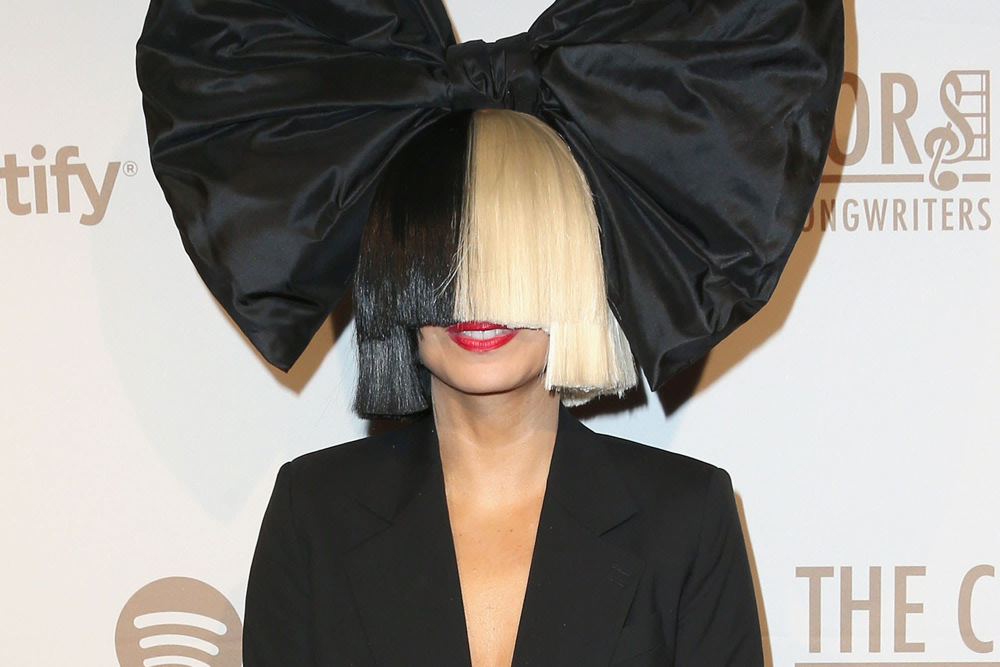
#> input picture assets/sia.jpg, 2000 x 1333 px (shown at 1/2 size)
$ python generate_splash_icon.py
#> lines starting #> are read from the running program, lines starting #| are printed output that depends on the picture
#!/usr/bin/env python3
"""
generate_splash_icon.py
------------------------
Processes assets/sia.jpg into all required splash and app icon sizes.
Crops from 18% down to avoid showing the face at the top.

Usage:
    python3 scripts/generate_splash_icon.py
"""

from PIL import Image
import os

SRC = os.path.join(os.path.dirname(__file__), "..", "assets", "sia.jpg")
ICON_DIR = os.path.join(os.path.dirname(__file__), "..", "assets", "icon")
ASSETS_DIR = os.path.join(os.path.dirname(__file__), "..", "assets")


def process():
    img = Image.open(SRC).convert("RGBA")
    w, h = img.size
#> w = 2000; h = 1333
    print(f"Original: {w}x{h}")
#| Original: 2000x1333

    # Crop top 18% to hide face, keep wig/body
    top = int(h * 0.18)
#> top = 239
    crop = img.crop((0, top, w, h))
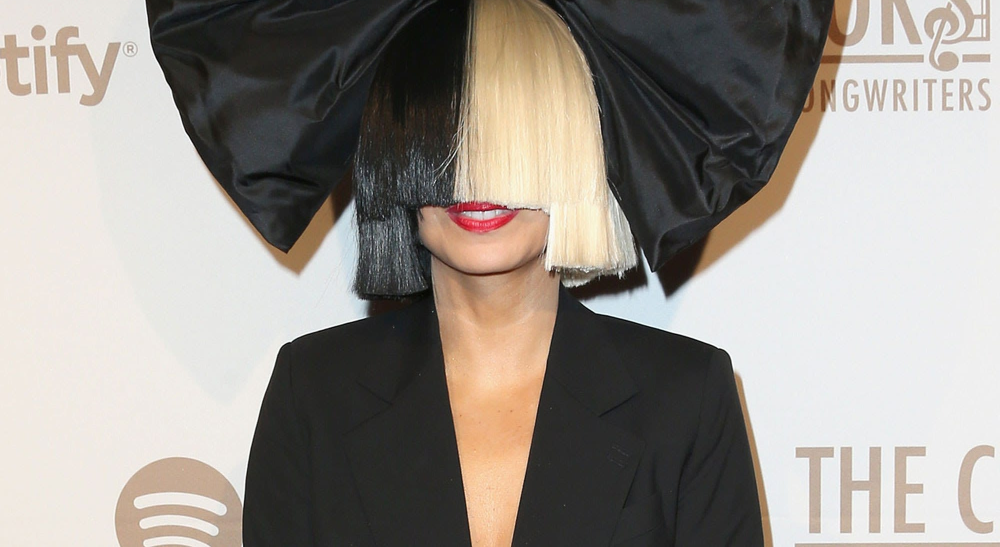
#> crop: PIL image 2000x1094 RGBA (shown at 1/2 size); mean R, G, B, A 154.3, 148.4, 142, 255
    cw, ch = crop.size
#> cw = 2000; ch = 1094

    # Square-crop centered horizontally
    side = min(cw, ch)
#> side = 1094
    left = (cw - side) // 2
#> left = 453
    square = crop.crop((left, 0, left + side, side))
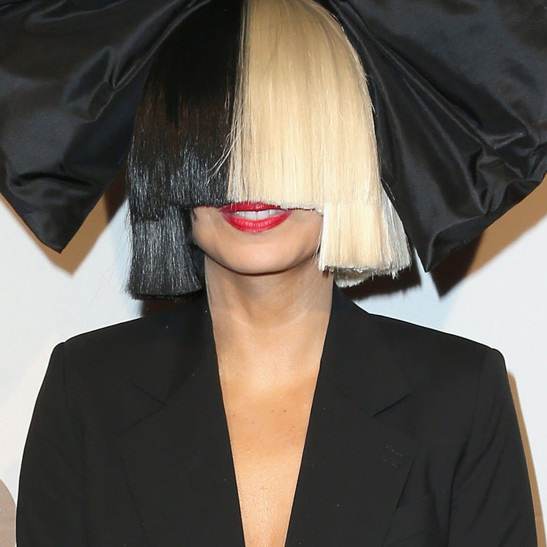
#> square: PIL image 1094x1094 RGBA (shown at 1/2 size); mean R, G, B, A 101.4, 93.9, 85.7, 255
    print(f"Square crop: {square.size}")
#| Square crop: (1094, 1094)

    # app_icon.png (1024x1024)
    app_icon = square.resize((1024, 1024), Image.LANCZOS).convert("RGB")
    app_icon.save(os.path.join(ICON_DIR, "app_icon.png"))
    print("  app_icon.png")

    # app_icon1024.png
    app_icon.save(os.path.join(ICON_DIR, "app_icon1024.png"))
    print("  app_icon1024.png")

    # app_icon_foreground.png (adaptive icon, image centered with padding)
    fg = Image.new("RGBA", (1024, 1024), (0, 0, 0, 0))
#> fg: PIL image 1024x1024 RGBA; every value is 0
    inner = square.resize((768, 768), Image.LANCZOS).convert("RGBA")
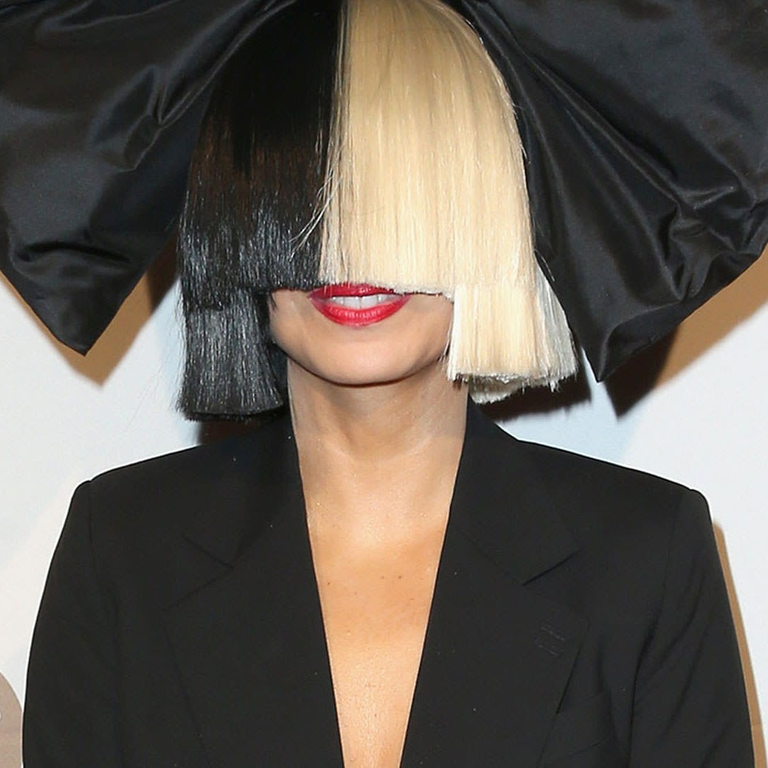
#> inner: PIL image 768x768 RGBA; mean R, G, B, A 101.4, 93.9, 85.7, 255
    fg.paste(inner, (128, 128), inner)
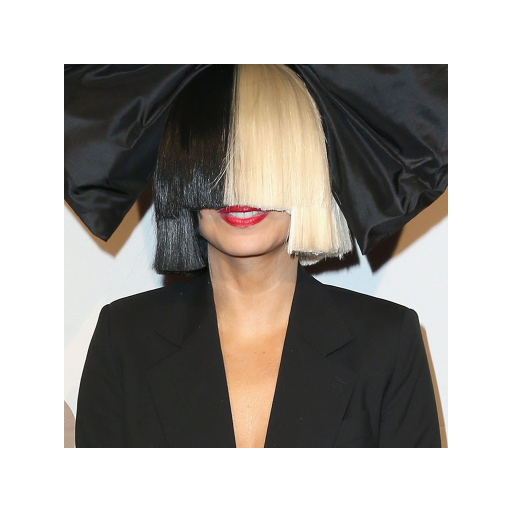
#> fg: PIL image 1024x1024 RGBA (shown at 1/2 size); mean R, G, B, A 57, 52.8, 48.2, 143.4; transparent parts drawn white
    fg.save(os.path.join(ICON_DIR, "app_icon_foreground.png"))
    print("  app_icon_foreground.png")

    # sia_splash.png (1152x1152 recommended by flutter_native_splash)
    splash = square.resize((1152, 1152), Image.LANCZOS).convert("RGBA")
    splash.save(os.path.join(ASSETS_DIR, "sia_splash.png"))
    print("  sia_splash.png")

    print("\nDone! Run: flutter pub run flutter_native_splash:create")
    print("      and: flutter pub run flutter_launcher_icons")


if __name__ == "__main__":
    process()

$ run again, with assets/kipa.jpg copied over assets/sia.jpg
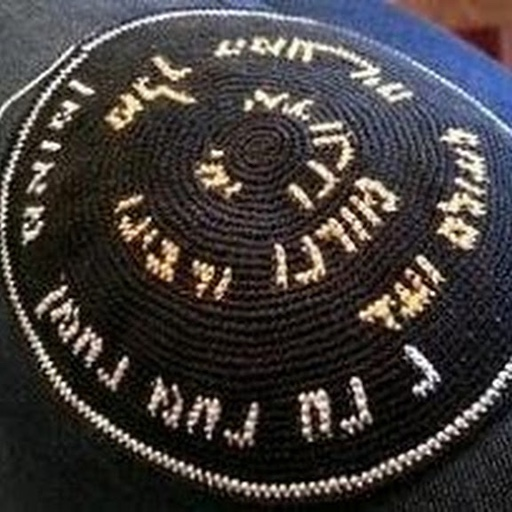
#> input picture assets/kipa.jpg, 512 x 512 px
#| Original: 512x512
#> in process, `square = crop.crop((left, 0, left + side, side))`:
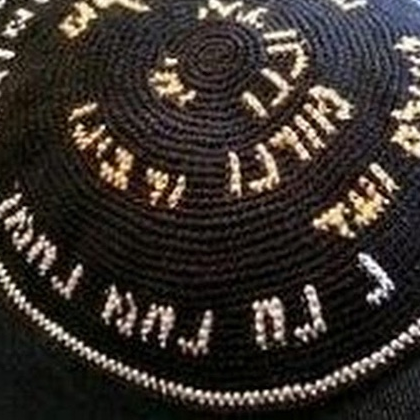
#> square: PIL image 420x420 RGBA; mean R, G, B, A 57.7, 50.8, 45.9, 255
#| Square crop: (420, 420)
#> in process, `fg.paste(inner, (128, 128), inner)`:
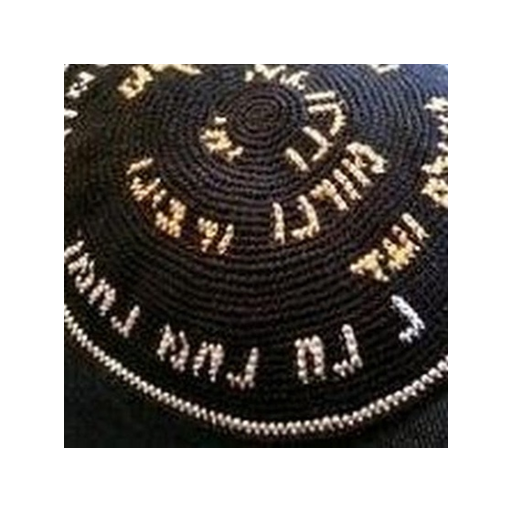
#> fg: PIL image 1024x1024 RGBA (shown at 1/2 size); mean R, G, B, A 32.4, 28.6, 25.8, 143.4; transparent parts drawn white
